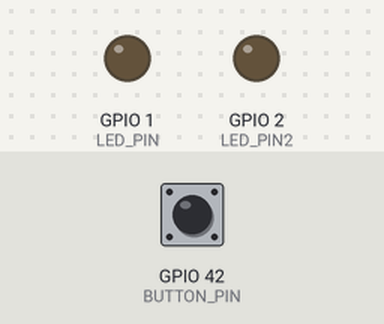
Simulated run of this sketch. Board: ESP32-S3. On the bench: output pins drawn as LEDs (lit = HIGH). Dashed ring = blinking. Inputs (shaded band) come from the test bench; at power-on: GPIO 42 (BUTTON_PIN) HIGH.

Above: at 1.2 s.
1.3 s: GPIO 42 (BUTTON_PIN) pulled LOW for 0.15 s
At 1.4 s:
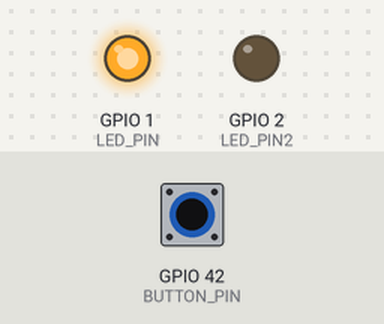
3.2 s: GPIO 42 (BUTTON_PIN) pulled LOW for 3.2 s
At 3.5 s:
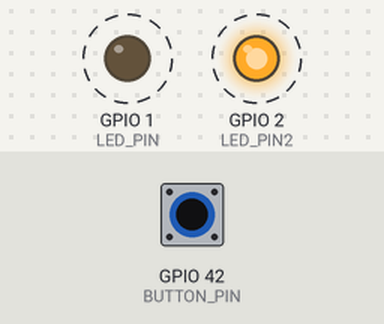
Timing chart, 0 to 7.9 s (numbered marks = the images above; inputs shaded):
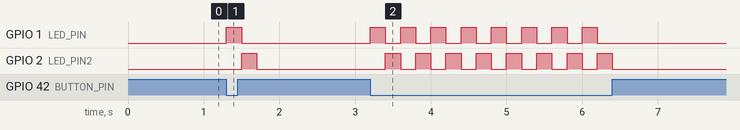

Measured:
- after the input at 1.3 s, GPIO 1 (LED_PIN): LOW → HIGH at once, → LOW 0.20 s later; GPIO 2 (LED_PIN2): LOW → HIGH after 0.20 s, → LOW 0.20 s later
- after the input at 3.2 s, GPIO 1 (LED_PIN): alternates HIGH for 0.20 s and LOW for 0.20 s, 16 changes in all, then stays LOW, starting at once; GPIO 2 (LED_PIN2): alternates HIGH for 0.20 s and LOW for 0.20 s, 16 changes in all, then stays LOW, starting after 0.20 s

The sketch:

LED_Button_Blinks.ino
```cpp
/*
 * Project: Button controlled LED Blink
 * Board: MKE-K01 ESP32-S3 (N16R8)
 * LED: IO1 | Button: IO42
 */

const int BUTTON_PIN = 42; // Chân nút nhấn
const int LED_PIN = 1;
const int LED_PIN2 = 2;     // Chân LED

void setup() {
  // Cấu hình LED là đầu ra
  pinMode(LED_PIN, OUTPUT);
  pinMode(LED_PIN2, OUTPUT);

  // Cấu hình nút nhấn với điện trở kéo lên nội bộ
  // Khi không nhấn = HIGH, khi nhấn = LOW
  pinMode(BUTTON_PIN, INPUT_PULLUP);

  // Khởi tạo trạng thái ban đầu
  digitalWrite(LED_PIN, LOW);
  digitalWrite(LED_PIN2, LOW);
}

void loop() {
  // Đọc trạng thái nút nhấn
  int buttonState = digitalRead(BUTTON_PIN);

  // Nếu nút được nhấn (tín hiệu LOW)
  if (buttonState == LOW) {
    // Chớp tắt LED
    digitalWrite(LED_PIN, HIGH);
    digitalWrite(LED_PIN2, LOW);
    delay(200);
    digitalWrite(LED_PIN, LOW);
    digitalWrite(LED_PIN2, HIGH);
    delay(200);
  }
  else {
    // Nếu không nhấn thì tắt LED
    digitalWrite(LED_PIN, LOW);
    digitalWrite(LED_PIN2, LOW);
  }
}
```
